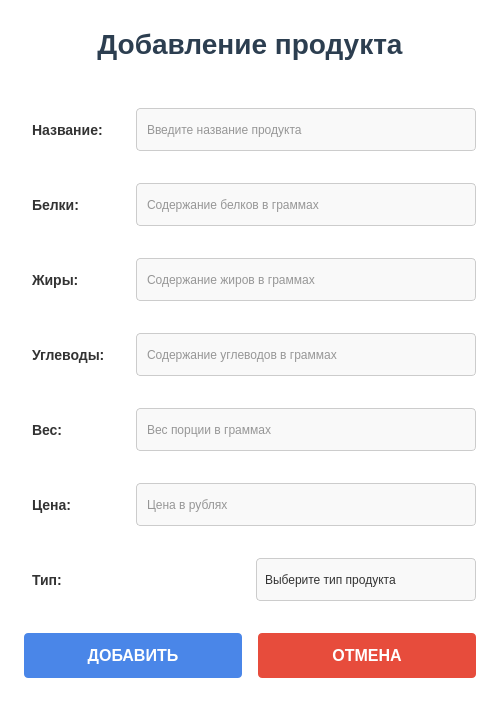
<?xml version="1.0" encoding="UTF-8"?>
<ui version="4.0">
 <class>AddProductWindow</class>
 <widget class="QWidget" name="AddProductWindow">
  <property name="geometry">
   <rect>
    <x>0</x>
    <y>0</y>
    <width>500</width>
    <height>580</height>
   </rect>
  </property>
  <property name="windowTitle">
   <string>Добавление продукта</string>
  </property>
  <property name="styleSheet">
   <string notr="true">QWidget {
    background-color: white;
    color: #333333;
}

QLabel {
    font-size: 14px;
    font-weight: bold;
    padding: 4px;
}

QLineEdit {
    border: 1px solid #cccccc;
    border-radius: 4px;
    padding: 8px;
    background-color: #f9f9f9;
    min-height: 25px;
}

QLineEdit:focus {
    border: 1px solid #4a86e8;
    background-color: white;
}

QPushButton {
    background-color: #4a86e8;
    color: white;
    border: none;
    padding: 10px 20px;
    border-radius: 4px;
    font-weight: bold;
}

QPushButton:hover {
    background-color: #3a76d8;
}

QPushButton:pressed {
    background-color: #2a66c8;
}

QPushButton#cancle {
    background-color: #e74c3c;
}

QPushButton#cancle:hover {
    background-color: #d74c3c;
}

QPushButton#cancle:pressed {
    background-color: #c74c3c;
}

QComboBox {
    border: 1px solid #cccccc;
    border-radius: 4px;
    padding: 8px;
    background-color: #f9f9f9;
    min-height: 25px;
}

QComboBox:focus {
    border: 1px solid #4a86e8;
}

QComboBox::drop-down {
    border: none;
}

QComboBox::down-arrow {
    image: url(down_arrow.png);
    width: 12px;
    height: 12px;
}

QComboBox QAbstractItemView {
    background-color: white;
    border: 1px solid #cccccc;
    selection-background-color: #4a86e8;
    selection-color: white;
}

#WindowName {
    font-size: 28px;
    font-weight: bold;
    color: #2c3e50;
    margin-bottom: 20px;
}</string>
  </property>
  <layout class="QVBoxLayout" name="verticalLayout">
   <property name="spacing">
    <number>16</number>
   </property>
   <property name="leftMargin">
    <number>24</number>
   </property>
   <property name="topMargin">
    <number>24</number>
   </property>
   <property name="rightMargin">
    <number>24</number>
   </property>
   <property name="bottomMargin">
    <number>24</number>
   </property>
   <item>
    <widget class="QLabel" name="WindowName">
     <property name="font">
      <font>
       <pointsize>28</pointsize>
       <bold>true</bold>
      </font>
     </property>
     <property name="text">
      <string>Добавление продукта</string>
     </property>
     <property name="alignment">
      <set>Qt::AlignCenter</set>
     </property>
    </widget>
   </item>
   <item>
    <widget class="QWidget" name="widget" native="true">
     <layout class="QHBoxLayout" name="horizontalLayout">
      <property name="spacing">
       <number>12</number>
      </property>
      <property name="leftMargin">
       <number>0</number>
      </property>
      <property name="topMargin">
       <number>8</number>
      </property>
      <property name="rightMargin">
       <number>0</number>
      </property>
      <property name="bottomMargin">
       <number>8</number>
      </property>
      <item>
       <widget class="QLabel" name="l_name">
        <property name="minimumSize">
         <size>
          <width>100</width>
          <height>0</height>
         </size>
        </property>
        <property name="font">
         <font>
          <pointsize>14</pointsize>
          <bold>true</bold>
         </font>
        </property>
        <property name="text">
         <string>Название:</string>
        </property>
       </widget>
      </item>
      <item>
       <widget class="QLineEdit" name="In_name">
        <property name="minimumSize">
         <size>
          <width>0</width>
          <height>40</height>
         </size>
        </property>
        <property name="placeholderText">
         <string>Введите название продукта</string>
        </property>
       </widget>
      </item>
     </layout>
    </widget>
   </item>
   <item>
    <widget class="QWidget" name="widget_2" native="true">
     <layout class="QHBoxLayout" name="horizontalLayout_2">
      <property name="spacing">
       <number>12</number>
      </property>
      <property name="leftMargin">
       <number>0</number>
      </property>
      <property name="topMargin">
       <number>8</number>
      </property>
      <property name="rightMargin">
       <number>0</number>
      </property>
      <property name="bottomMargin">
       <number>8</number>
      </property>
      <item>
       <widget class="QLabel" name="l_proteins">
        <property name="minimumSize">
         <size>
          <width>100</width>
          <height>0</height>
         </size>
        </property>
        <property name="font">
         <font>
          <pointsize>14</pointsize>
          <bold>true</bold>
         </font>
        </property>
        <property name="text">
         <string>Белки:</string>
        </property>
       </widget>
      </item>
      <item>
       <widget class="QLineEdit" name="In_proteins">
        <property name="minimumSize">
         <size>
          <width>0</width>
          <height>40</height>
         </size>
        </property>
        <property name="placeholderText">
         <string>Содержание белков в граммах</string>
        </property>
       </widget>
      </item>
     </layout>
    </widget>
   </item>
   <item>
    <widget class="QWidget" name="widget_3" native="true">
     <layout class="QHBoxLayout" name="horizontalLayout_3">
      <property name="spacing">
       <number>12</number>
      </property>
      <property name="leftMargin">
       <number>0</number>
      </property>
      <property name="topMargin">
       <number>8</number>
      </property>
      <property name="rightMargin">
       <number>0</number>
      </property>
      <property name="bottomMargin">
       <number>8</number>
      </property>
      <item>
       <widget class="QLabel" name="l_fats">
        <property name="minimumSize">
         <size>
          <width>100</width>
          <height>0</height>
         </size>
        </property>
        <property name="font">
         <font>
          <pointsize>14</pointsize>
          <bold>true</bold>
         </font>
        </property>
        <property name="text">
         <string>Жиры:</string>
        </property>
       </widget>
      </item>
      <item>
       <widget class="QLineEdit" name="In_fats">
        <property name="minimumSize">
         <size>
          <width>0</width>
          <height>40</height>
         </size>
        </property>
        <property name="placeholderText">
         <string>Содержание жиров в граммах</string>
        </property>
       </widget>
      </item>
     </layout>
    </widget>
   </item>
   <item>
    <widget class="QWidget" name="widget_4" native="true">
     <layout class="QHBoxLayout" name="horizontalLayout_4">
      <property name="spacing">
       <number>12</number>
      </property>
      <property name="leftMargin">
       <number>0</number>
      </property>
      <property name="topMargin">
       <number>8</number>
      </property>
      <property name="rightMargin">
       <number>0</number>
      </property>
      <property name="bottomMargin">
       <number>8</number>
      </property>
      <item>
       <widget class="QLabel" name="l_carbs">
        <property name="minimumSize">
         <size>
          <width>100</width>
          <height>0</height>
         </size>
        </property>
        <property name="font">
         <font>
          <pointsize>14</pointsize>
          <bold>true</bold>
         </font>
        </property>
        <property name="text">
         <string>Углеводы:</string>
        </property>
       </widget>
      </item>
      <item>
       <widget class="QLineEdit" name="In_carbs">
        <property name="minimumSize">
         <size>
          <width>0</width>
          <height>40</height>
         </size>
        </property>
        <property name="placeholderText">
         <string>Содержание углеводов в граммах</string>
        </property>
       </widget>
      </item>
     </layout>
    </widget>
   </item>
   <item>
    <widget class="QWidget" name="widget_5" native="true">
     <layout class="QHBoxLayout" name="horizontalLayout_5">
      <property name="spacing">
       <number>12</number>
      </property>
      <property name="leftMargin">
       <number>0</number>
      </property>
      <property name="topMargin">
       <number>8</number>
      </property>
      <property name="rightMargin">
       <number>0</number>
      </property>
      <property name="bottomMargin">
       <number>8</number>
      </property>
      <item>
       <widget class="QLabel" name="l_weight">
        <property name="minimumSize">
         <size>
          <width>100</width>
          <height>0</height>
         </size>
        </property>
        <property name="font">
         <font>
          <pointsize>14</pointsize>
          <bold>true</bold>
         </font>
        </property>
        <property name="text">
         <string>Вес:</string>
        </property>
       </widget>
      </item>
      <item>
       <widget class="QLineEdit" name="In_weights">
        <property name="minimumSize">
         <size>
          <width>0</width>
          <height>40</height>
         </size>
        </property>
        <property name="placeholderText">
         <string>Вес порции в граммах</string>
        </property>
       </widget>
      </item>
     </layout>
    </widget>
   </item>
   <item>
    <widget class="QWidget" name="widget_6" native="true">
     <layout class="QHBoxLayout" name="horizontalLayout_6">
      <property name="spacing">
       <number>12</number>
      </property>
      <property name="leftMargin">
       <number>0</number>
      </property>
      <property name="topMargin">
       <number>8</number>
      </property>
      <property name="rightMargin">
       <number>0</number>
      </property>
      <property name="bottomMargin">
       <number>8</number>
      </property>
      <item>
       <widget class="QLabel" name="l_cost">
        <property name="minimumSize">
         <size>
          <width>100</width>
          <height>0</height>
         </size>
        </property>
        <property name="font">
         <font>
          <pointsize>14</pointsize>
          <bold>true</bold>
         </font>
        </property>
        <property name="text">
         <string>Цена:</string>
        </property>
       </widget>
      </item>
      <item>
       <widget class="QLineEdit" name="In_cost">
        <property name="minimumSize">
         <size>
          <width>0</width>
          <height>40</height>
         </size>
        </property>
        <property name="placeholderText">
         <string>Цена в рублях</string>
        </property>
       </widget>
      </item>
     </layout>
    </widget>
   </item>
   <item>
    <widget class="QWidget" name="widget_7" native="true">
     <layout class="QHBoxLayout" name="horizontalLayout_7">
      <property name="spacing">
       <number>12</number>
      </property>
      <property name="leftMargin">
       <number>0</number>
      </property>
      <property name="topMargin">
       <number>8</number>
      </property>
      <property name="rightMargin">
       <number>0</number>
      </property>
      <property name="bottomMargin">
       <number>8</number>
      </property>
      <item>
       <widget class="QLabel" name="l_type">
        <property name="minimumSize">
         <size>
          <width>100</width>
          <height>0</height>
         </size>
        </property>
        <property name="font">
         <font>
          <pointsize>14</pointsize>
          <bold>true</bold>
         </font>
        </property>
        <property name="text">
         <string>Тип:</string>
        </property>
       </widget>
      </item>
      <item>
       <widget class="QComboBox" name="comboBox">
        <property name="minimumSize">
         <size>
          <width>0</width>
          <height>40</height>
         </size>
        </property>
        <item>
         <property name="text">
          <string>Выберите тип продукта</string>
         </property>
        </item>
        <item>
         <property name="text">
          <string>Мясо</string>
         </property>
        </item>
        <item>
         <property name="text">
          <string>Рыба</string>
         </property>
        </item>
        <item>
         <property name="text">
          <string>Овощи</string>
         </property>
        </item>
        <item>
         <property name="text">
          <string>Фрукты</string>
         </property>
        </item>
        <item>
         <property name="text">
          <string>Молочные продукты</string>
         </property>
        </item>
        <item>
         <property name="text">
          <string>Крупы</string>
         </property>
        </item>
        <item>
         <property name="text">
          <string>Другое</string>
         </property>
        </item>
       </widget>
      </item>
     </layout>
    </widget>
   </item>
   <item>
    <spacer name="verticalSpacer">
     <property name="orientation">
      <enum>Qt::Vertical</enum>
     </property>
     <property name="sizeHint" stdset="0">
      <size>
       <width>20</width>
       <height>20</height>
      </size>
     </property>
    </spacer>
   </item>
   <item>
    <widget class="QWidget" name="widget_8" native="true">
     <layout class="QHBoxLayout" name="horizontalLayout_8">
      <property name="spacing">
       <number>16</number>
      </property>
      <property name="leftMargin">
       <number>0</number>
      </property>
      <property name="topMargin">
       <number>8</number>
      </property>
      <property name="rightMargin">
       <number>0</number>
      </property>
      <property name="bottomMargin">
       <number>8</number>
      </property>
      <item>
       <widget class="QPushButton" name="add">
        <property name="minimumSize">
         <size>
          <width>0</width>
          <height>45</height>
         </size>
        </property>
        <property name="font">
         <font>
          <pointsize>12</pointsize>
          <bold>true</bold>
         </font>
        </property>
        <property name="text">
         <string>ДОБАВИТЬ</string>
        </property>
        <property name="icon">
         <iconset>
          <normaloff>check_icon.png</normaloff>check_icon.png</iconset>
        </property>
       </widget>
      </item>
      <item>
       <widget class="QPushButton" name="cancle">
        <property name="minimumSize">
         <size>
          <width>0</width>
          <height>45</height>
         </size>
        </property>
        <property name="font">
         <font>
          <pointsize>12</pointsize>
          <bold>true</bold>
         </font>
        </property>
        <property name="text">
         <string>ОТМЕНА</string>
        </property>
        <property name="icon">
         <iconset>
          <normaloff>cancel_icon.png</normaloff>cancel_icon.png</iconset>
        </property>
       </widget>
      </item>
     </layout>
    </widget>
   </item>
  </layout>
 </widget>
 <resources/>
 <connections/>
</ui>
